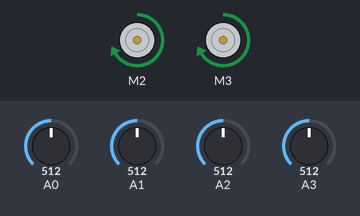
The sketch below on a simulated Arduino Uno, built with avr-gcc and run on an emulated ATmega328P. Parts: 2 × DC motor (green arrow = forward, orange = backward, longer = faster). The inputs (shaded band) are chosen by the test bench; at power-on: A0 = 512, A1 = 512, A2 = 512, A3 = 512. What the sketch prints to the serial monitor is not drawn.

Above: at 1.2 s.
1.3 s: A0 set to 490
At 1.9 s:
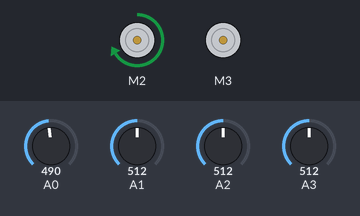
2.8 s: A1 set to 488
At 3.1 s:
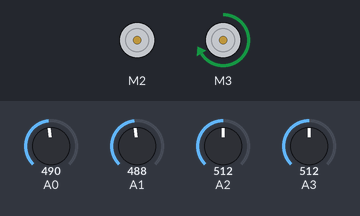
4.3 s: A1 set to 510
At 6.0 s:
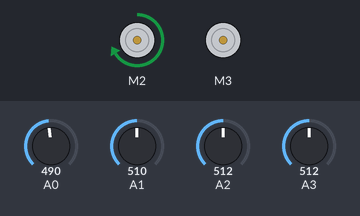
6.4 s: A1 set to 490
At 7.1 s:
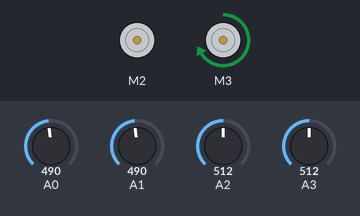
Timing chart, 0 to 8.9 s (numbered marks = the images above; inputs shaded):
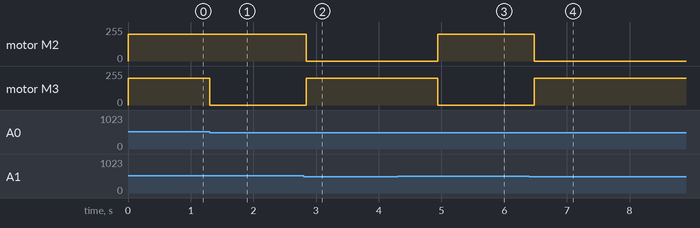

The sketch:

LineFollower.ino
```cpp
#include <AFMotor.h>
int sensorA;
int sensorB;
int sensorC;
int sensorD;
AF_DCMotor motorA(2);
AF_DCMotor motorB(3);

void setup() {
  pinMode(A0, INPUT);
  pinMode(A1, INPUT);
  pinMode(A2, INPUT);
  pinMode(A3, INPUT);
  Serial.begin(9600);
  motorA.setSpeed(200);
  motorB.setSpeed(200);
  motorA.run(RELEASE);
  motorB.run(RELEASE);

}

void loop() {
sensorA=analogRead(A0);
sensorB=analogRead(A1);
sensorC=analogRead(A2);
sensorD=analogRead(A3);
Serial.println(sensorC);
//Serial.println(sensorD);
if (sensorB<500 and sensorA>500){
  motorB.run(FORWARD);
  motorA.run(RELEASE);
  delay(80);
}
else if (sensorA<500 and sensorB>500){
  motorA.run(FORWARD);
  motorB.run(RELEASE);
  delay(80);
}
else if (sensorA>500 and sensorB>500){
  motorA.run(FORWARD);
  motorB.run(FORWARD);
}
else if (sensorC>100){
  motorA.run(RELEASE);
  motorB.run(FORWARD);
  delay(700);
}
else if (sensorD>100){
  motorA.run(FORWARD);
  motorB.run(RELEASE);
  delay(700);
}
else{
  motorA.run(RELEASE);
  motorB.run(RELEASE);
}


}
```

Measured:
- the behaviour switches between 501 and 500 on A1 (found by bisection; images 1 and 2)
- after the input at 1.3 s, motor M3: forward 200/255 → stopped at once
- after the input at 2.8 s, motor M2: forward 200/255 → stopped at once; motor M3: stopped → forward 200/255 at once
- after the input at 4.3 s, motor M2: stopped → forward 200/255 after 0.64 s; motor M3: forward 200/255 → stopped after 0.64 s
- after the input at 6.4 s, motor M2: forward 200/255 → stopped after 0.08 s; motor M3: stopped → forward 200/255 after 0.08 s
